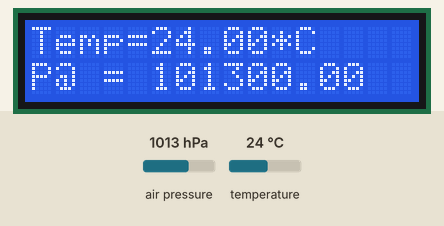
This sketch was run on a simulated Arduino Uno, built with avr-gcc and run on an emulated ATmega328P. Shown: 16×2 character LCD. Inputs (shaded band) come from the test bench; at power-on: air pressure 1013 hPa, temperature 24 °C. What the sketch prints to the serial monitor is not drawn.

Above: at 1.2 s.
1.3 s: air pressure set to 952 hPa
At 4.5 s:
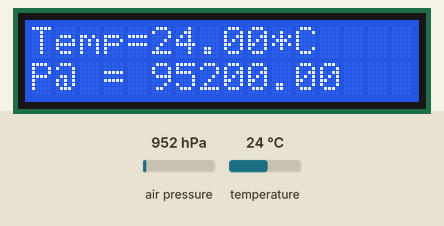
5.1 s: temperature set to 12 °C
At 8.3 s:
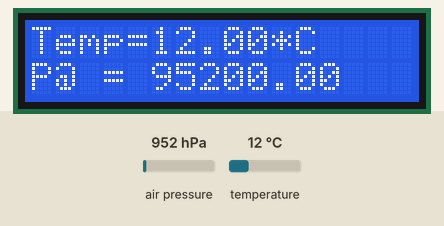
8.6 s: air pressure set to 975 hPa
At 11.3 s:
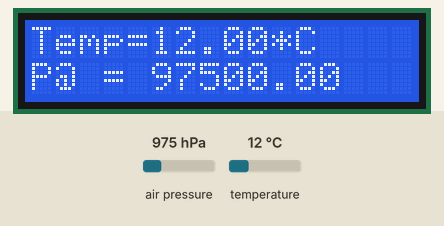
12.2 s: temperature set to 19 °C
At 15.3 s:
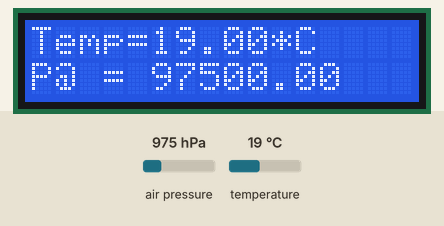
Timing chart, 0 to 16.7 s (numbered marks = the images above; inputs shaded):
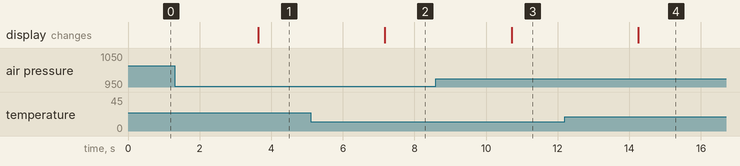

Measured:
- after the input at 1.3 s, the display: changes after 2.3 s (image 1)
- after the input at 5.1 s, the display: changes after 2.1 s (image 2)
- after the input at 8.6 s, the display: changes after 2.1 s (image 3)
- after the input at 12.2 s, the display: changes after 2.0 s (image 4)

The sketch:

Weather_Monitoring.ino
```cpp
#include <LiquidCrystal_I2C.h>
#include <Wire.h>
#include <SPI.h>
#include <Adafruit_Sensor.h>
#include <Adafruit_BMP280.h>
#define BMP280_ADDRESS 0x76
Adafruit_BMP280 bmp; // I2C

LiquidCrystal_I2C lcd(0x27, 16, 2); // I2C address 0x27, 16 column and 2 rows

void setup() {
  Serial.begin(9600);
  bmp280();

  lcd.init(); // initialize the lcd
  lcd.backlight();
}
void loop() {
    bmp280text();
}
//////////////////////////////////////////////////////////////////////
////////////////////////////////////////////////////////////
///////// Function included here!!!!
///////////////////////////////////////////////////////////
///////////////////////////////////////////////////////////////////////
void bmp280(){
  while ( !Serial ) delay(100);   // wait for native usb
  Serial.println(F("BMP280 test"));
  unsigned status;
  status = bmp.begin(BMP280_ADDRESS);
  if (!status) {
    Serial.println(F("Could not find a valid BMP280 sensor, check wiring or "
                      "try a different address!"));
    Serial.print("SensorID was: 0x"); Serial.println(bmp.sensorID(),16);
    Serial.print("        ID of 0xFF probably means a bad address, a BMP 180 or BMP 085\n");
    Serial.print("   ID of 0x56-0x58 represents a BMP 280,\n");
    Serial.print("        ID of 0x60 represents a BME 280.\n");
    Serial.print("        ID of 0x61 represents a BME 680.\n");
    while (1) delay(10);
  }
  /* Default settings from datasheet. */
  bmp.setSampling(Adafruit_BMP280::MODE_NORMAL,     /* Operating Mode. */
                  Adafruit_BMP280::SAMPLING_X2,     /* Temp. oversampling */
                  Adafruit_BMP280::SAMPLING_X16,    /* Pressure oversampling */
                  Adafruit_BMP280::FILTER_X16,      /* Filtering. */
                  Adafruit_BMP280::STANDBY_MS_500); /* Standby time. */

}

 void bmp280text(){
    Serial.print(F("Temperature = "));
    Serial.print(bmp.readTemperature());
    Serial.println(" *C");
    ////
    lcd.clear();
    lcd.setCursor(0, 0);
    lcd.print(F("Temp="));
    lcd.print(bmp.readTemperature());
    lcd.print("*C");
    //////
    Serial.print(F("Pressure = "));
    Serial.print(bmp.readPressure());
    Serial.println(" Pa");
    ////
    lcd.setCursor(0, 1);
    lcd.print(F("P@ = "));
    lcd.print (bmp.readPressure());
    //////
    Serial.print(F("Approx altitude = "));
    Serial.print(bmp.readAltitude(1013.25)); /* Adjusted to local forecast! */
    Serial.println(" m");
    Serial.println();
    delay(3500);
 }
```
